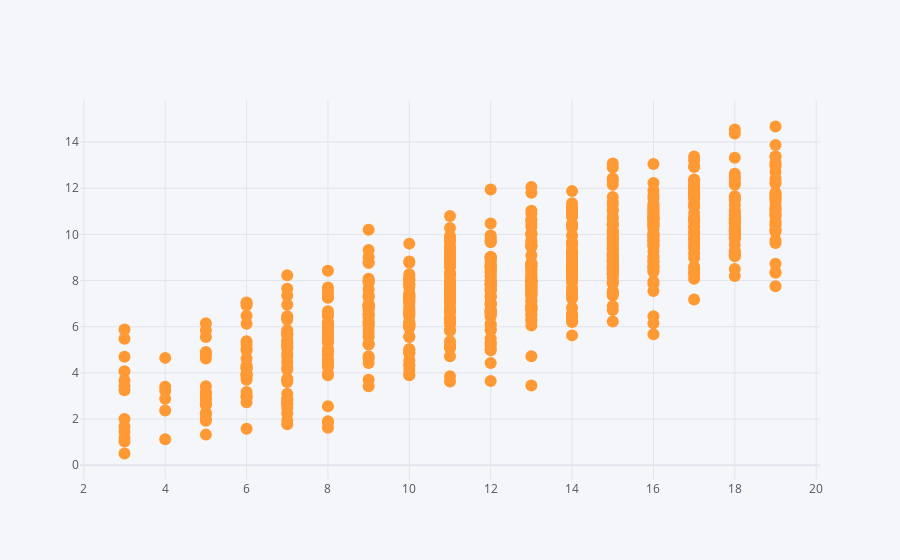

Notebook source saved alongside this figure:
### Code cell
lcn.iplot(kind="scatter",x="Age",y="LungCap",mode="markers")

### Figure 1 — Plotly figure (JSON) as saved in the notebook; plotly's stock layout.template omitted (floating-point values rounded to 4 significant figures; data arrays with more than 128 entries replaced by an {"elided": "..."} marker saying what was removed)
{"data": [{"line": {"color": "rgba(255, 153, 51, 1.0)", "dash": "solid", "shape": "linear", "width": 1.3}, "marker": {"size": 12, "symbol": "circle"}, "mode": "markers", "name": "LungCap", "text": "", "type": "scatter", "x": {"elided": "725 int values"}, "y": {"elided": "725 float values"}}], "layout": {"legend": {"bgcolor": "#F5F6F9", "font": {"color": "#4D5663"}}, "paper_bgcolor": "#F5F6F9", "plot_bgcolor": "#F5F6F9", "title": {"font": {"color": "#4D5663"}}, "xaxis": {"gridcolor": "#E1E5ED", "showgrid": true, "tickfont": {"color": "#4D5663"}, "title": {"font": {"color": "#4D5663"}, "text": ""}, "zerolinecolor": "#E1E5ED"}, "yaxis": {"gridcolor": "#E1E5ED", "showgrid": true, "tickfont": {"color": "#4D5663"}, "title": {"font": {"color": "#4D5663"}, "text": ""}, "zerolinecolor": "#E1E5ED"}}}
